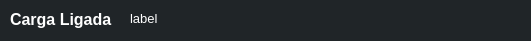
    <widget class="QFrame" name="frame_19">
     <property name="geometry">
      <rect>
       <x>10</x>
       <y>270</y>
       <width>531</width>
       <height>41</height>
      </rect>
     </property>
     <property name="styleSheet">
      <string notr="true">border-radius: 10px;
background-color: rgb(32, 37, 40);</string>
     </property>
     <property name="frameShape">
      <enum>QFrame::StyledPanel</enum>
     </property>
     <property name="frameShadow">
      <enum>QFrame::Raised</enum>
     </property>
     <widget class="QFrame" name="frame_20">
      <property name="geometry">
       <rect>
        <x>240</x>
        <y>70</y>
        <width>481</width>
        <height>71</height>
       </rect>
      </property>
      <property name="styleSheet">
       <string notr="true">border-radius: 10px;</string>
      </property>
      <property name="frameShape">
       <enum>QFrame::StyledPanel</enum>
      </property>
      <property name="frameShadow">
       <enum>QFrame::Raised</enum>
      </property>
     </widget>
     <widget class="QFrame" name="frame_21">
      <property name="geometry">
       <rect>
        <x>260</x>
        <y>60</y>
        <width>461</width>
        <height>61</height>
       </rect>
      </property>
      <property name="styleSheet">
       <string notr="true">border-radius: 10px;</string>
      </property>
      <property name="frameShape">
       <enum>QFrame::StyledPanel</enum>
      </property>
      <property name="frameShadow">
       <enum>QFrame::Raised</enum>
      </property>
      <widget class="QFrame" name="frame_22">
       <property name="geometry">
        <rect>
         <x>240</x>
         <y>70</y>
         <width>481</width>
         <height>71</height>
        </rect>
       </property>
       <property name="styleSheet">
        <string notr="true">border-radius: 10px;</string>
       </property>
       <property name="frameShape">
        <enum>QFrame::StyledPanel</enum>
       </property>
       <property name="frameShadow">
        <enum>QFrame::Raised</enum>
       </property>
      </widget>
     </widget>
     <widget class="QLabel" name="label_13">
      <property name="geometry">
       <rect>
        <x>10</x>
        <y>10</y>
        <width>107</width>
        <height>19</height>
       </rect>
      </property>
      <property name="font">
       <font>
        <family>Tahoma</family>
        <pointsize>12</pointsize>
        <weight>75</weight>
        <bold>true</bold>
       </font>
      </property>
      <property name="styleSheet">
       <string notr="true">color: rgb(255, 255, 255);
background-color: transparent;
</string>
      </property>
      <property name="text">
       <string>Carga Ligada</string>
      </property>
     </widget>
     <widget class="QLabel" name="cargaLigada1Label">
      <property name="geometry">
       <rect>
        <x>130</x>
        <y>10</y>
        <width>391</width>
        <height>16</height>
       </rect>
      </property>
      <property name="font">
       <font>
        <family>Tahoma</family>
        <pointsize>10</pointsize>
        <weight>50</weight>
        <bold>false</bold>
       </font>
      </property>
      <property name="styleSheet">
       <string notr="true">color: rgb(255, 255, 255);
background-color: transparent;
</string>
      </property>
      <property name="text">
       <string>label</string>
      </property>
     </widget>
     <widget class="QFrame" name="frame_23">
      <property name="geometry">
       <rect>
        <x>270</x>
        <y>50</y>
        <width>461</width>
        <height>61</height>
       </rect>
      </property>
      <property name="styleSheet">
       <string notr="true">border-radius: 10px;
background-color: rgb(32, 37, 40);</string>
      </property>
      <property name="frameShape">
       <enum>QFrame::StyledPanel</enum>
      </property>
      <property name="frameShadow">
       <enum>QFrame::Raised</enum>
      </property>
      <widget class="QFrame" name="frame_30">
       <property name="geometry">
        <rect>
         <x>240</x>
         <y>70</y>
         <width>481</width>
         <height>71</height>
        </rect>
       </property>
       <property name="styleSheet">
        <string notr="true">border-radius: 10px;</string>
       </property>
       <property name="frameShape">
        <enum>QFrame::StyledPanel</enum>
       </property>
       <property name="frameShadow">
        <enum>QFrame::Raised</enum>
       </property>
      </widget>
      <widget class="QFrame" name="frame_31">
       <property name="geometry">
        <rect>
         <x>260</x>
         <y>60</y>
         <width>461</width>
         <height>61</height>
        </rect>
       </property>
       <property name="styleSheet">
        <string notr="true">border-radius: 10px;</string>
       </property>
       <property name="frameShape">
        <enum>QFrame::StyledPanel</enum>
       </property>
       <property name="frameShadow">
        <enum>QFrame::Raised</enum>
       </property>
       <widget class="QFrame" name="frame_32">
        <property name="geometry">
         <rect>
          <x>240</x>
          <y>70</y>
          <width>481</width>
          <height>71</height>
         </rect>
        </property>
        <property name="styleSheet">
         <string notr="true">border-radius: 10px;</string>
        </property>
        <property name="frameShape">
         <enum>QFrame::StyledPanel</enum>
        </property>
        <property name="frameShadow">
         <enum>QFrame::Raised</enum>
        </property>
       </widget>
      </widget>
      <widget class="QLabel" name="label_16">
       <property name="geometry">
        <rect>
         <x>10</x>
         <y>10</y>
         <width>161</width>
         <height>41</height>
        </rect>
       </property>
       <property name="font">
        <font>
         <family>Tahoma</family>
         <pointsize>14</pointsize>
         <weight>75</weight>
         <bold>true</bold>
        </font>
       </property>
       <property name="styleSheet">
        <string notr="true">color: rgb(255, 255, 255);
background-color: transparent;
</string>
       </property>
       <property name="text">
        <string>Carga Libre</string>
       </property>
      </widget>
      <widget class="QLabel" name="librePlexiLabel_4">
       <property name="geometry">
        <rect>
         <x>170</x>
         <y>20</y>
         <width>281</width>
         <height>19</height>
        </rect>
       </property>
       <property name="font">
        <font>
         <family>Tahoma</family>
         <pointsize>12</pointsize>
         <weight>50</weight>
         <bold>false</bold>
        </font>
       </property>
       <property name="styleSheet">
        <string notr="true">color: rgb(255, 255, 255);
background-color: transparent;
</string>
       </property>
       <property name="text">
        <string>label</string>
       </property>
      </widget>
     </widget>
    </widget>
